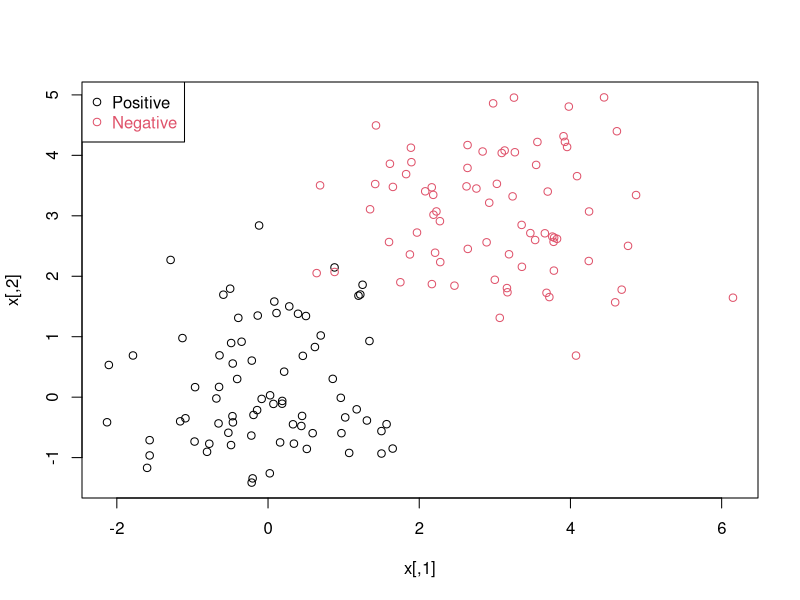
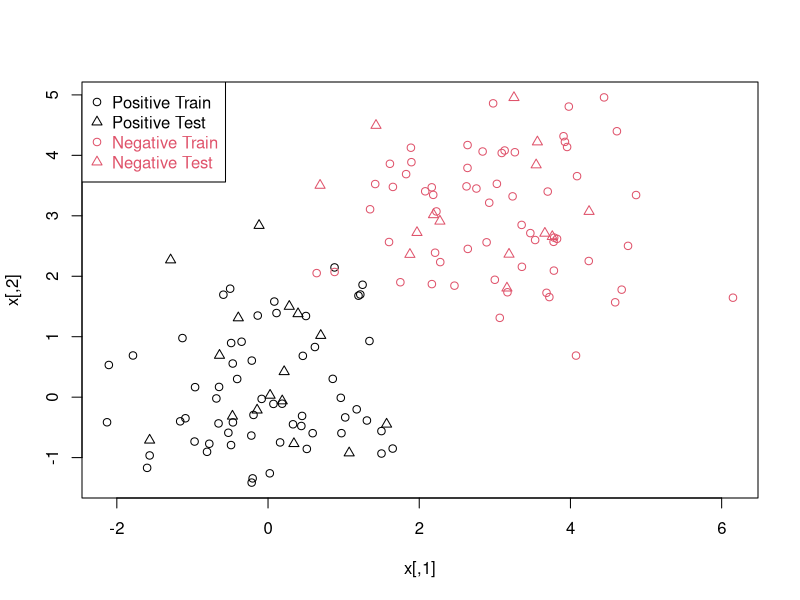

Recreate these plots in R, in order. (Note: this script raises an error after producing the figures.)
n <- 150 # number of data points
p <- 2 # dimension
sigma <- 1 # variance of the distribution
meanpos <- 0 # centre of the distribution of positive examples
meanneg <- 3 # centre of the distribution of negative examples
npos <- round(n/2) # number of positive examples
nneg <- n-npos # number of negative examples
# Generate the positive and negative examples
xpos <- matrix(rnorm(npos*p,mean=meanpos,sd=sigma),npos,p)
xneg <- matrix(rnorm(nneg*p,mean=meanneg,sd=sigma),npos,p)
x <- rbind(xpos,xneg)
# Generate the labels
y <- matrix(c(rep(1,npos),rep(-1,nneg)))
# Visualize the data
plot(x,col=ifelse(y>0,1,2))
legend("topleft",c('Positive','Negative'),col=seq(2),pch=1,text.col=seq(2))
#
ntrain <- round(n*0.8) # number of training examples
tindex <- sample(n,ntrain) # indices of training samples
xtrain <- x[tindex,]
xtest <- x[-tindex,]
ytrain <- y[tindex]
ytest <- y[-tindex]
istrain=rep(0,n)
istrain[tindex]=1
# Visualize
plot(x,col=ifelse(y>0,1,2),pch=ifelse(istrain==1,1,2))
legend("topleft",c('Positive Train','Positive Test','Negative Train','Negative Test'),col=c(1,1,2,2), pch=c(1,2,1,2), text.col=c(1,1,2,2))

data(iris)
attach(iris)

## classification mode
# default with factor response:
model <- svm(Species ~ ., data = iris)

# alternatively the traditional interface:
x <- subset(iris, select = -Species)
y <- Species
model <- svm(x, y) 

print(model)
summary(model)

# test with train data
pred <- predict(model, x)
# (same as:)
pred <- fitted(model)

# Check accuracy:
table(pred, y)

# compute decision values and probabilities:
pred <- predict(model, x, decision.values = TRUE)
attr(pred, "decision.values")[1:4,]

# visualize (classes by color, SV by crosses):
plot(cmdscale(dist(iris[,-5])),
     col = as.integer(iris[,5]),
     pch = c("o","+")[1:150 %in% model$index + 1])

## try regression mode on two dimensions

# create data
x <- seq(0.1, 5, by = 0.05)
y <- log(x) + rnorm(x, sd = 0.2)

# estimate model and predict input values
m   <- svm(x, y)
new <- predict(m, x)

# visualize
plot(x, y)
points(x, log(x), col = 2)
points(x, new, col = 4)

## density-estimation

# create 2-dim. normal with rho=0:
X <- data.frame(a = rnorm(1000), b = rnorm(1000))
attach(X)

# traditional way:
m <- svm(X, gamma = 0.1)

# formula interface:
m <- svm(~., data = X, gamma = 0.1)
# or:
m <- svm(~ a + b, gamma = 0.1)

# test:
newdata <- data.frame(a = c(0, 4), b = c(0, 4))
predict (m, newdata)

# visualize:
plot(X, col = 1:1000 %in% m$index + 1, xlim = c(-5,5), ylim=c(-5,5))
points(newdata, pch = "+", col = 2, cex = 5)

# weights: (example not particularly sensible)
i2 <- iris
levels(i2$Species)[3] <- "versicolor"
summary(i2$Species)
wts <- 100 / table(i2$Species)
wts
m <- svm(Species ~ ., data = i2, class.weights = wts)

library("kernlab")
## example using the promotergene data set
data(promotergene)

## create test and training set
ind <- sample(1:dim(promotergene)[1],20)
genetrain <- promotergene[-ind, ]
genetest <- promotergene[ind, ]

## train a support vector machine
gene <-  ksvm(Class~.,data=genetrain,kernel="rbfdot",
              kpar=list(sigma=0.015),C=70,cross=4,prob.model=TRUE)

## predict gene type probabilities on the test set
genetype <- predict(gene,genetest,type="probabilities")
genetype

library(e1071) 
m1 <- matrix( c( 
  0,    0,    0,    1,    1,    2,     1, 2,    3,    2,    3, 3, 0, 1,2,3, 
  0, 1, 2, 3, 
  1,    2,    3,    2,    3,    3,     0, 0,    0,    1, 1, 2, 4, 4,4,4,    0, 
  1, 2, 3, 
  1,    1,    1,    1,    1,    1,    -1,-1,  -1,-1,-1,-1, 1 ,1,1,1,     1, 
  1,-1,-1 
), ncol = 3 ) 

Y = m1[,3] 
X = m1[,1:2] 

df = data.frame( X , Y ) 

par(mfcol=c(4,2)) 
for( cost in c( 1e-3 ,1e-2 ,1e-1, 1e0,  1e+1, 1e+2 ,1e+3)) { 
  #cost <- 1 
  model.svm <- svm( Y ~ . , data = df ,  type = "C-classification" , kernel = 
                      "linear", cost = cost, 
                    scale =FALSE ) 
  #print(model.svm$SV) 
  
  plot(x=0,ylim=c(0,5), xlim=c(0,3),main= paste( "cost: ",cost, "#SV: ", 
                                                 nrow(model.svm$SV) )) 
  points(m1[m1[,3]>0,1], m1[m1[,3]>0,2], pch=3, col="green") 
  points(m1[m1[,3]<0,1], m1[m1[,3]<0,2], pch=4, col="blue") 
  points(model.svm$SV[,1],model.svm$SV[,2], pch=18 , col = "red") 
}


data(spam)

## create test and training set
index <- sample(1:dim(spam)[1])
spamtrain <- spam[index[1:floor(dim(spam)[1]/2)], ]
spamtest <- spam[index[((ceiling(dim(spam)[1]/2)) + 1):dim(spam)[1]], ]

## train a support vector machine
filter <- ksvm(type~.,data=spamtrain,kernel="rbfdot",
               kpar=list(sigma=0.05),C=5,cross=3)
filter

## predict mail type on the test set
mailtype <- predict(filter,spamtest[,-58])

## Check results
table(mailtype,spamtest[,58])


## Another example with the famous iris data
data(iris)

## Create a kernel function using the build in rbfdot function
rbf <- rbfdot(sigma=0.1)
rbf

## train a bound constraint support vector machine
irismodel <- ksvm(Species~.,data=iris,type="C-bsvc",
                  kernel=rbf,C=10,prob.model=TRUE)

irismodel

## get fitted values
fitted(irismodel)

## Test on the training set with probabilities as output
predict(irismodel, iris[,-5], type="probabilities")


## Demo of the plot function
x <- rbind(matrix(rnorm(120),,2),matrix(rnorm(120,mean=3),,2))
y <- matrix(c(rep(1,60),rep(-1,60)))

svp <- ksvm(x,y,type="C-svc")
plot(svp,data=x)


### Use kernelMatrix
K <- as.kernelMatrix(crossprod(t(x)))

svp2 <- ksvm(K, y, type="C-svc")

svp2


# test data
xtest <- rbind(matrix(rnorm(20),,2),matrix(rnorm(20,mean=3),,2))
# test kernel matrix i.e. inner/kernel product of test data with
# Support Vectors

Ktest <- as.kernelMatrix(crossprod(t(xtest),t(x[SVindex(svp2), ])))

predict(svp2, Ktest)


#### Use custom kernel 

k <- function(x,y) {(sum(x*y) +1)*exp(-0.001*sum((x-y)^2))}
class(k) <- "kernel"

data(promotergene)

## train svm using custom kernel
gene <- ksvm(Class~.,data=promotergene[c(1:20, 80:100),],kernel=k,
             C=5,cross=5)

gene


#### Use text with string kernels
data(reuters)
is(reuters)
tsv <- ksvm(reuters,rlabels,kernel="stringdot",
            kpar=list(length=5),cross=3,C=10)
tsv


## regression
# create data
x <- seq(-20,20,0.1)
y <- sin(x)/x + rnorm(401,sd=0.03)

# train support vector machine
regm <- ksvm(x,y,epsilon=0.01,kpar=list(sigma=16),cross=3)
plot(x,y,type="l")
lines(x,predict(regm,x),col="red")


#### Use custom kernel 

k <- function(x,y) {(sum(x*y) +1)*exp(-0.001*sum((x-y)^2))}
class(k) <- "kernel"

data(promotergene)

## train svm using custom kernel
gene <- ksvm(Class~.,data=promotergene[c(1:20, 80:100),],kernel=k,
             C=5,cross=5)

gene
